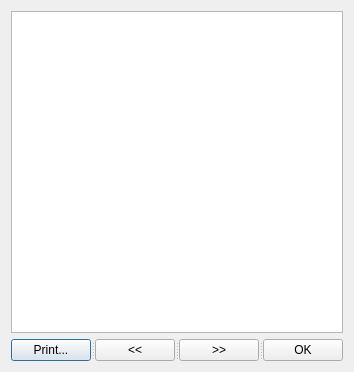
<?xml version="1.0" encoding="UTF-8"?>
<ui version="4.0">
 <class>CDailyEv</class>
 <widget class="QDialog" name="CDailyEv">
  <property name="geometry">
   <rect>
    <x>0</x>
    <y>0</y>
    <width>344</width>
    <height>372</height>
   </rect>
  </property>
  <property name="windowTitle">
   <string>Dialog</string>
  </property>
  <layout class="QVBoxLayout" name="verticalLayout">
   <item>
    <widget class="QTreeView" name="treeView">
     <property name="editTriggers">
      <set>QAbstractItemView::NoEditTriggers</set>
     </property>
     <property name="alternatingRowColors">
      <bool>true</bool>
     </property>
     <property name="sortingEnabled">
      <bool>true</bool>
     </property>
    </widget>
   </item>
   <item>
    <layout class="QHBoxLayout" name="horizontalLayout">
     <item>
      <spacer name="horizontalSpacer">
       <property name="orientation">
        <enum>Qt::Horizontal</enum>
       </property>
       <property name="sizeHint" stdset="0">
        <size>
         <width>40</width>
         <height>20</height>
        </size>
       </property>
      </spacer>
     </item>
     <item>
      <widget class="QSplitter" name="splitter">
       <property name="orientation">
        <enum>Qt::Horizontal</enum>
       </property>
       <widget class="QPushButton" name="pushButton_4">
        <property name="text">
         <string>Print...</string>
        </property>
       </widget>
       <widget class="QPushButton" name="pushButton_3">
        <property name="text">
         <string>&lt;&lt;</string>
        </property>
       </widget>
       <widget class="QPushButton" name="pushButton_2">
        <property name="text">
         <string>&gt;&gt;</string>
        </property>
       </widget>
       <widget class="QPushButton" name="pushButton">
        <property name="text">
         <string>OK</string>
        </property>
       </widget>
      </widget>
     </item>
    </layout>
   </item>
  </layout>
 </widget>
 <resources/>
 <connections/>
</ui>
